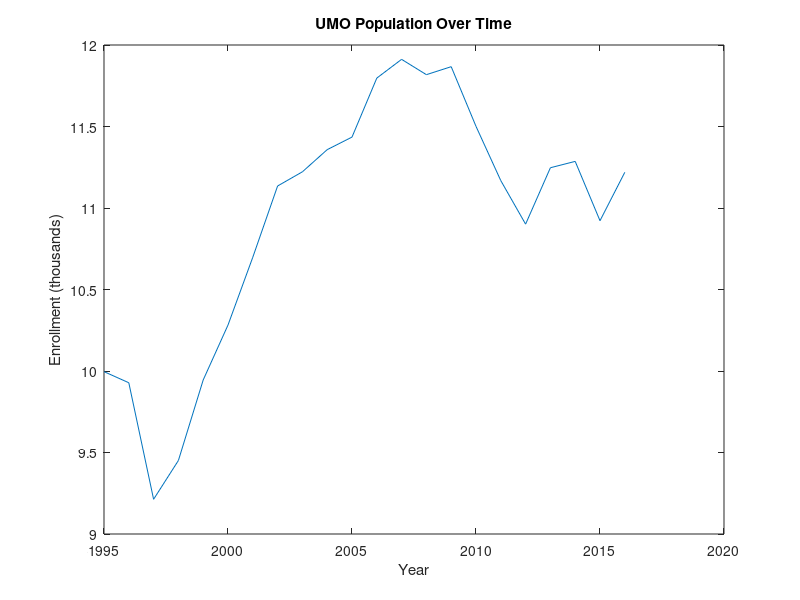

Reproduce this figure in MATLAB. (Note: this script raises an error after producing the figure.)
%Ryan Plante
%ECE498 Homework 6, Curve Fitting
%3/18/2018
clear
%Given Data
enrollment = [
% Year	
1995	1996	1997	1998	1999	2000	2001	2002	2003	2004	2005	2006	2007	2008	2009	2010	2011	2012	2013	2014	2015    2016
% UM	
9996	9928	9213	9451	9945	10282	10698	11135	11222	11358	11435	11797	11912	11818	11867	11501	11168	10901	11247	11286   10922   11219
% UMA	
6023	5496	5248	5130	5612	5617	5575	5722	5943	5538	5494	5257	5101	4974	5054	5074	4974	4990	4770	4664    4683    4416
% UMF	
2510	2512	2446	2507	2479	2413	2435	2395	2420	2349	2452	2424	2265	2227	2238	2322	2269	2179	2061	1960    2016    2000
% UMFK	
731	767	690	827	926	886	897	827	924	1076	1193	1339	1269	1102	1126	1073	1080	1169	1209	1327    1559    1904
% UMM	
856	915	884	899	908	927	1017	1068	1313	1191	1149	1259	1093	1023	964	951	863	925	892	810     786     745
% UMPI	
1278	1347	1307	1344	1378	1427	1367	1560	1546	1652	1548	1655	1533	1455	1436	1434	1453	1463	1263	1138    1289    1326
% USM	
9721	9966	10230	10462	10645	10820	10966	11382	11007	11089	10974	10478	10453	10009	9655	9654	9301	9385	8923	8428    7739    7855
];

year = enrollment(1, :)';
UMO = enrollment(2, :)';


%Conventionally stable natural populations are governed by a negative
%feedback loop that will osciallate in a sinusoidal fashion around the
%carrying capacity of said population. In the case of UMO the model that
%best fits is that of a "new" population. That is to say that a period of
%high (often exponential) growth is intially seen as the population grows
%towards carry capacity. The population continues to grow until it
%overshoots its carrying capacity at which point the negative feedback
%kicks in and the population begins to decrease and stabilize.

%If we plot the curve of UMO enrollment we can see that this model
%theoretically fits pretty well
figure(1);
plot(year, UMO/1000)
title('UMO Population Over Time')
xlabel('Year')
ylabel('Enrollment (thousands)')

%As such a sinusoidal curve fitting algorithm should provide a realtively good
%fit with a good prediction value, as a population is naturally expected to
%oscillate
figure(2)
[population, gof] = fit(year, UMO/1000, 'sin4')
%looks like a pretty decent fit
plot( population, year, UMO/1000 )
title('Sin4 Fitted Curve')
xlabel('Year')
ylabel('Enrollment (thousands)')


%Residual appears to be very random and follow no specific pattern, so we 
%can assume that our curve our curve fits decently
figure(3)
plot(population, year, UMO/1000, 'residual' )
title('Residual of Fit')
xlabel('Year')

%Despite a good residual and inital fit, our prediction bounds are huge and
%don't seem to offer much prediction value
figure(4)
plot(year, UMO/1000, 'o')
xlim( [1980, 2050] )
hold on
plot(population, 'predobs')
xlabel('Year')
ylabel('Enrollment (thousands)')
title('Enrollment Prediction out to 2050')
grid on
hold off

%The 95% confidence interval confirms that our fit has basically no
%prediction power, with bounds so large the initial data looks like a
%straight line
figure(5)
futureyears= (2000:10:2050).';
popFuture = population(futureyears)
ci = predint(population, futureyears, 0.95, 'observation' )
plot(year, UMO/1000, 'o')
xlim( [1980, 2050] )
hold on
plot(population)
h = errorbar( futureyears, popFuture, popFuture-ci(:,1), ci(:,2)-popFuture, '.' );
xlabel('Year')
ylabel('Enrollment (thousands)')
title('95% Confidence Interval of Fit')
legend( 'Year v UMO Pop', 'sin4', 'prediction')
%Overall it seems as if the sinusoidal function was a very bad choice and
%has almost no prediction power. This is surprising due to the face that
%populations are naturally expected to oscillate. That being said the data
%set we are fitting is relatively small and so a good fit is unlikely.